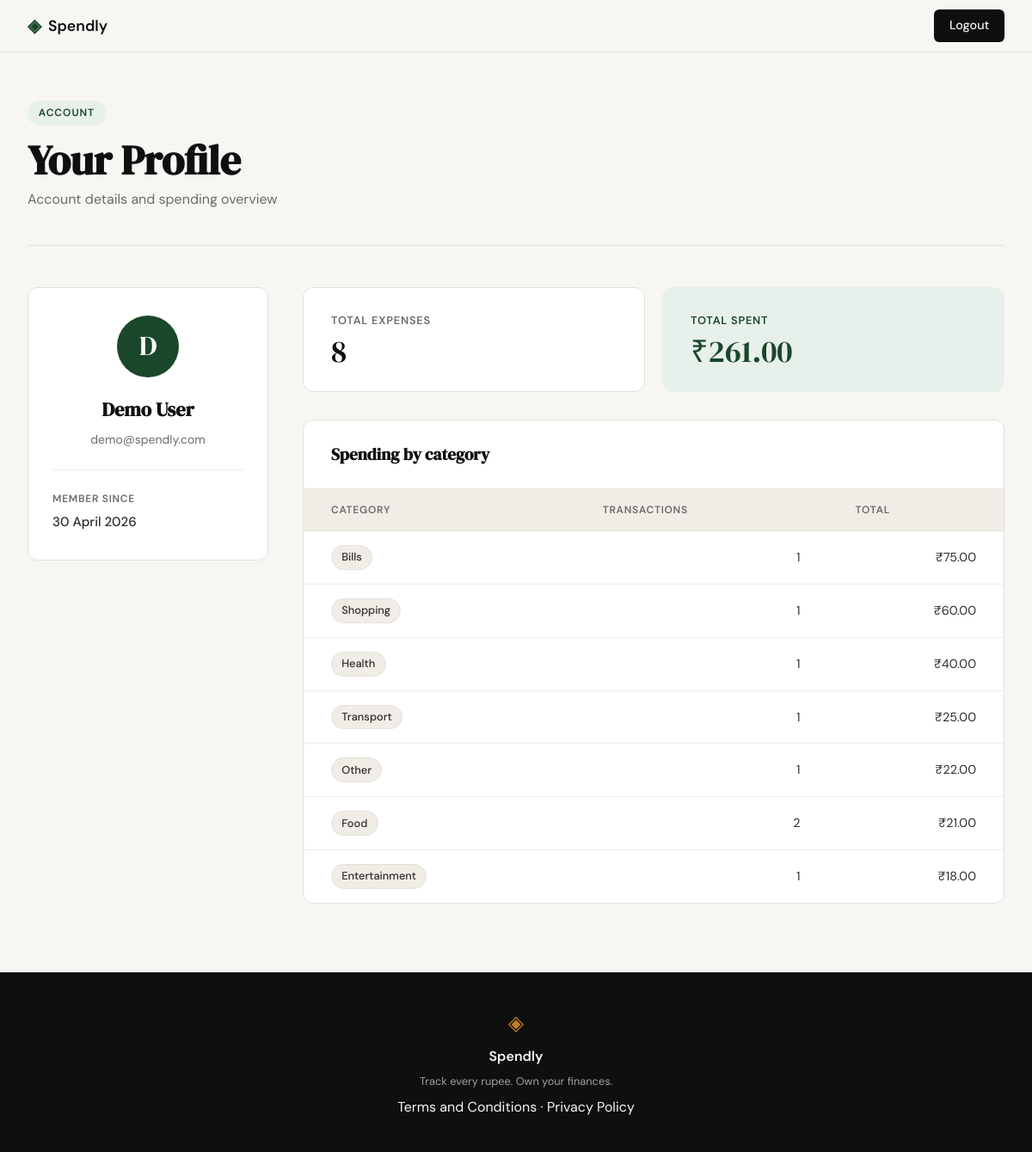
Screenshot of /profile (signed in) with the database file from the repository.
### tables this page shows
CREATE TABLE users (
                id            INTEGER PRIMARY KEY AUTOINCREMENT,
                name          TEXT NOT NULL,
                email         TEXT UNIQUE NOT NULL,
                password_hash TEXT NOT NULL,
                created_at    TEXT DEFAULT (datetime('now'))
            );

CREATE TABLE expenses (
                id          INTEGER PRIMARY KEY AUTOINCREMENT,
                user_id     INTEGER NOT NULL,
                amount      REAL NOT NULL,
                category    TEXT NOT NULL,
                date        TEXT NOT NULL,
                description TEXT,
                created_at  TEXT DEFAULT (datetime('now')),
                FOREIGN KEY (user_id) REFERENCES users(id)
            );

### app.py (the view)
@app.route("/profile")
def profile():
    if not session.get("user_id"):
        return redirect(url_for("login"))
    user  = get_user_by_id(session["user_id"])
    stats = get_expense_stats(session["user_id"])
    raw = user["created_at"]
    for fmt in ("%Y-%m-%d %H:%M:%S", "%Y-%m-%dT%H:%M:%S", "%Y-%m-%d"):
        try:
            member_since = datetime.strptime(raw, fmt).strftime("%-d %B %Y")
            break
        except ValueError:
            continue
    else:
        member_since = raw
    return render_template("profile.html", user=user, stats=stats, member_since=member_since)

### database/db.py (called while the page is built)
def get_db():
    conn = sqlite3.connect(DB_PATH)
    conn.row_factory = sqlite3.Row
    conn.execute("PRAGMA foreign_keys = ON")
    return conn

def get_user_by_id(user_id):
    conn = get_db()
    try:
        cur = conn.execute(
            "SELECT id, name, email, created_at FROM users WHERE id = ?",
            (user_id,),
        )
        return cur.fetchone()
    finally:
        conn.close()

def get_expense_stats(user_id):
    conn = get_db()
    try:
        cur = conn.execute(
            """
            SELECT COUNT(*) AS total_count,
                   COALESCE(SUM(amount), 0.0) AS total_amount
            FROM expenses WHERE user_id = ?
            """,
            (user_id,),
        )
        row = cur.fetchone()
        cur = conn.execute(
            """
            SELECT category, COUNT(*) AS count, SUM(amount) AS subtotal
            FROM expenses WHERE user_id = ?
            GROUP BY category
            ORDER BY subtotal DESC
            """,
            (user_id,),
        )
        return {
            "total_count":  row["total_count"],
            "total_amount": row["total_amount"],
            "by_category":  cur.fetchall(),
        }
    finally:
        conn.close()

### templates/profile.html (shortened to what this page needs)
{% extends "base.html" %}
{% block head %}
<link rel="stylesheet" href="{{ url_for('static', filename='css/profile.css') }}">
{% endblock %}
{% block content %}
<div class="profile-page">
  <div class="profile-header">
    <span class="profile-badge">Account</span>
    <h1 class="profile-title">Your Profile</h1>
    <p class="profile-subtitle">Account details and spending overview</p>
  </div>
  <div class="profile-body">
    <aside class="profile-sidebar">
      <div class="profile-card">
        <div class="profile-avatar">{{ user.name[0] | upper }}</div>
        <h2 class="profile-name">{{ user.name }}</h2>
        <p class="profile-email">{{ user.email }}</p>
        <div class="profile-divider"></div>
        <dl class="profile-meta">
          <dt class="profile-meta-label">Member since</dt>
          <dd class="profile-meta-value">{{ member_since }}</dd>
        </dl>
      </div>
    </aside>
    <section class="profile-main">
      <div class="profile-tiles">
        <div class="profile-tile">
          <span class="profile-tile-label">Total expenses</span>
          <span class="profile-tile-value">{{ stats.total_count }}</span>
        </div>
        <div class="profile-tile profile-tile-accent">
          <span class="profile-tile-label">Total spent</span>
          <span class="profile-tile-value">₹{{ "%.2f"|format(stats.total_amount) }}</span>
        </div>
      </div>
      <div class="profile-section">
        <h3 class="profile-section-title">Spending by category</h3>
        {% if stats.by_category %}
        <div class="profile-table-wrap">
          <table class="profile-table">
            <thead>
              <tr>
                <th>Category</th>
                <th class="align-right">Transactions</th>
                <th class="align-right">Total</th>
              </tr>
            </thead>
            <tbody>
              {% for row in stats.by_category %}
              <tr>
                <td><span class="cat-pill">{{ row.category }}</span></td>
                <td class="align-right">{{ row.count }}</td>
                <td class="align-right">₹{{ "%.2f"|format(row.subtotal) }}</td>
              </tr>
              {% endfor %}
            </tbody>
          </table>
        </div>
        {% else %}
        <div class="profile-empty">
          <p class="profile-empty-text">No expenses recorded yet.</p>
        </div>
        {% endif %}
      </div>
    </section>
  </div>
</div>
{% endblock %}

### templates/base.html (shortened to what this page needs)
<!DOCTYPE html>
<html lang="en">
<head>
    <link rel="stylesheet" href="{{ url_for('static', filename='css/style.css') }}">
    {% block head %}{% endblock %}
</head>
<body>
    <nav class="navbar">
        <div class="nav-inner">
            <a href="{{ url_for('landing') }}" class="nav-brand">
                <span class="brand-icon">◈</span>
                <span class="brand-name">Spendly</span>
            </a>
            <div class="nav-links">
                {% if session.get('user_id') %}
                <a href="{{ url_for('logout') }}" class="nav-cta">Logout</a>
                {% else %}
                <a href="{{ url_for('login') }}">Sign in</a>
                <a href="{{ url_for('register') }}" class="nav-cta">Get started</a>
                {% endif %}
            </div>
        </div>
    </nav>
    <main class="main-content">
        {% block content %}{% endblock %}
    </main>
    <footer class="footer">
        <div class="footer-inner">
            <span class="brand-icon">◈</span>
            <span class="footer-name">Spendly</span>
            <p class="footer-copy">Track every rupee. Own your finances.</p>
            <p><a href="/terms">Terms and Conditions</a> · <a href="/privacy">Privacy Policy</a></p>
        </div>
    </footer>
</body>
</html>

### static/css/style.css (style rules this page uses)
:root { --ink: #0f0f0f; --ink-soft: #2d2d2d; --ink-muted: #6b6b6b; --ink-faint: #a0a0a0; --paper: #f7f6f3; --paper-warm: #f0ede6; --paper-card: #ffffff; --accent: #1a472a; --accent-light: #e8f0eb; --accent-2: #c17f24; --accent-2-light: #fdf3e3; --danger: #c0392b; --danger-light: #fdecea; --border: #e4e1da; --border-soft: #eeebe4; --font-display: 'DM Serif Display', Georgia, serif; --font-body: 'DM Sans', system-ui, sans-serif; --max-width: 1200px; --auth-width: 440px; --radius-sm: 6px; --radius-md: 12px; --radius-lg: 20px; }
*, *::before, *::after { box-sizing: border-box; margin: 0; padding: 0; }
html { font-size: 16px; scroll-behavior: smooth; }
body { background: var(--paper); color: var(--ink); font-family: var(--font-body); font-size: 1rem; line-height: 1.6; -webkit-font-smoothing: antialiased; }
a { color: inherit; text-decoration: none; }
.navbar { position: sticky; top: 0; z-index: 100; background: var(--paper); border-bottom: 1px solid var(--border); padding: 0 2rem; }
.nav-inner { max-width: var(--max-width); margin: 0 auto; height: 60px; display: flex; align-items: center; justify-content: space-between; }
.nav-brand { display: flex; align-items: center; gap: 0.5rem; font-family: var(--font-body); font-weight: 600; font-size: 1.1rem; color: var(--ink); }
.brand-icon { color: var(--accent); font-size: 1.3rem; }
.brand-name { color: var(--ink); }
.nav-links { display: flex; align-items: center; gap: 1.5rem; font-size: 0.9rem; font-weight: 500; }
.nav-links a { color: var(--ink-muted); transition: color 0.2s; }
.nav-cta { background: var(--ink) !important; color: var(--paper) !important; padding: 0.45rem 1.1rem; border-radius: var(--radius-sm); transition: background 0.2s !important; }
.main-content { min-height: calc(100vh - 60px - 100px); }
.footer { background: var(--ink); color: var(--paper); padding: 2.5rem 2rem; text-align: center; }
.footer-inner { display: flex; flex-direction: column; align-items: center; gap: 0.4rem; }
.footer .brand-icon { color: var(--accent-2); font-size: 1.5rem; }
.footer-name { font-weight: 600; font-size: 1rem; }
.footer-copy { font-size: 0.8rem; color: var(--ink-faint); }

### rows the page displays
users: name "D", name "Demo User", email "demo@spendly.com"
expenses: category "Bills", count "1", subtotal "75.00"
expenses: category "Shopping", count "1", subtotal "60.00"
expenses: category "Health", count "1", subtotal "40.00"
expenses: category "Transport", count "1", subtotal "25.00"
expenses: category "Other", count "1", subtotal "22.00"
expenses: category "Entertainment", count "1", subtotal "18.00"

### other values shown
{{ member_since }} "30 April 2026"
{{ stats.total_count }} "8"
{{ "%.2f"|format(stats.total_amount) }} "261.00"
{{ row.category }} "Food"
{{ row.count }} "2"
{{ "%.2f"|format(row.subtotal) }} "21.00"
